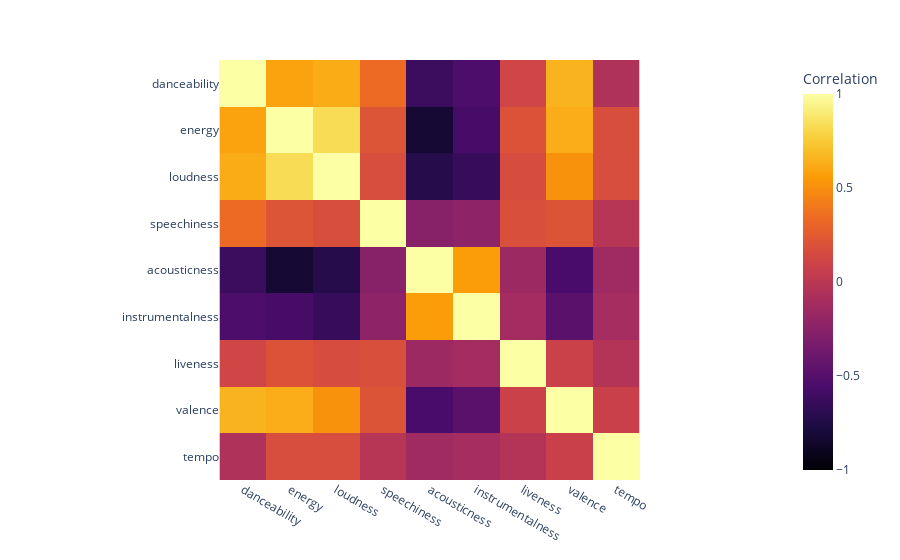

Write notebook code for a chart like this one.
### Markdown cell above
## Motivación 

### Detalle Interesante 1: Correlación entre las variables.


$$corr (X, Y) = \frac{1}{(s_{x} s_{y})} \sum_{i=1}^{m} (x_i - \overline{x})(y_i - \overline{y}) $$


Los valores varian entre -1 y 1

- Positivo: Relación directa: Crece una, crece la otra. Mientras mayor, mas similares son las variables.
- Negativo: Relación inversa: Crece una, decrece la otra.

### Code cell
correlations_df = df[
    [
        "danceability",
        "energy",
        "loudness",
        "speechiness",
        "acousticness",
        "instrumentalness",
        "liveness",
        "valence",
        "tempo",
    ]
]
correlations = correlations_df.corr()


px.imshow(
    correlations,
    labels=dict(x="", y="", color="Correlation"),
    x=correlations_df.columns,
    y=correlations_df.columns,
    zmin=-1,
    zmax=1,
    color_continuous_scale="Inferno",
)

### Figure 1 — Plotly figure (JSON) as saved in the notebook; plotly's stock layout.template omitted (floating-point values rounded to 4 significant figures)
{"data": [{"coloraxis": "coloraxis", "hovertemplate": "x: %{x}<br>y: %{y}<br>Correlation: %{z}<extra></extra>", "name": "0", "type": "heatmap", "x": ["danceability", "energy", "loudness", "speechiness", "acousticness", "instrumentalness", "liveness", "valence", "tempo"], "xaxis": "x", "y": ["danceability", "energy", "loudness", "speechiness", "acousticness", "instrumentalness", "liveness", "valence", "tempo"], "yaxis": "y", "z": [[1, 0.5867, 0.6243, 0.3356, -0.6219, -0.5409, 0.1182, 0.6556, -0.05966], [0.5867, 1, 0.8318, 0.2115, -0.8209, -0.5738, 0.1971, 0.6315, 0.1723], [0.6243, 0.8318, 1, 0.1691, -0.719, -0.6462, 0.1594, 0.5128, 0.1674], [0.3356, 0.2115, 0.1691, 1, -0.2556, -0.2229, 0.1779, 0.2064, -0.01691], [-0.6219, -0.8209, -0.719, -0.2556, 1, 0.5652, -0.1487, -0.561, -0.1379], [-0.5409, -0.5738, -0.6462, -0.2229, 0.5652, 1, -0.113, -0.4832, -0.1053], [0.1182, 0.1971, 0.1594, 0.1779, -0.1487, -0.113, 1, 0.0849, -0.03805], [0.6556, 0.6315, 0.5128, 0.2064, -0.561, -0.4832, 0.0849, 1, 0.07798], [-0.05966, 0.1723, 0.1674, -0.01691, -0.1379, -0.1053, -0.03805, 0.07798, 1]]}], "layout": {"coloraxis": {"cmax": 1, "cmin": -1, "colorbar": {"title": {"text": "Correlation"}}, "colorscale": [[0, "#000004"], [0.1111, "#1b0c41"], [0.2222, "#4a0c6b"], [0.3333, "#781c6d"], [0.4444, "#a52c60"], [0.5556, "#cf4446"], [0.6667, "#ed6925"], [0.7778, "#fb9b06"], [0.8889, "#f7d13d"], [1, "#fcffa4"]]}, "margin": {"t": 60}, "xaxis": {"anchor": "y", "constrain": "domain", "domain": [0, 1], "scaleanchor": "y"}, "yaxis": {"anchor": "x", "autorange": "reversed", "constrain": "domain", "domain": [0, 1]}}}
